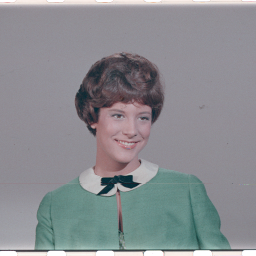
#> input picture misc/4.1.03.tiff, 256 x 256 px, found by its file name
$ python test10.py
#> lines starting #> are read from the running program, lines starting #| are printed output that depends on the picture
import numpy as np
import matplotlib.pyplot as plt

img1 = plt.imread('C:/Users/CSELAB-2/Desktop/Python3/misc/4.1.03.tiff')
#> img1 is the input picture: shape (256, 256, 3); mean R, G, B 137.6, 140, 144

r = img1[:, :, 0]
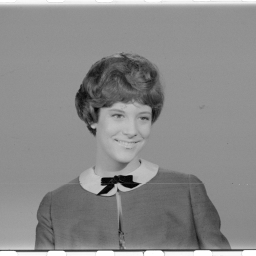
#> r: shape (256, 256); min 1, max 255, mean 137.6
g = img1[:, :, 1]
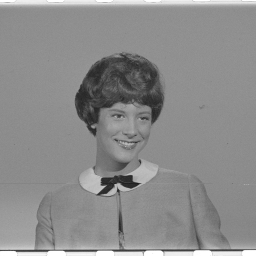
#> g: shape (256, 256); min 28, max 255, mean 140
b = img1[:, :, 2]

plt.figure(figsize=(10, 8))
plt.subplot(2, 2, 1)
plt.title('Original Image')
plt.imshow(img1)

hist_r, bins_r = np.histogram(r.ravel(), bins=256, range=(0, 256))
#> hist_r = 256 values, max 7887 at index 145, min 0 at index 0, mean 256; bins_r = 257 values from 0 to 256
plt.subplot(2, 2, 2)
plt.title('Red Histogram')
plt.bar(bins_r[:-1], hist_r, color='red', width=1)

hist_g, bins_g = np.histogram(g.ravel(), bins=256, range=(0, 256))
#> hist_g = 256 values, max 7366 at index 143, min 0 at index 0, mean 256; bins_g = 257 values from 0 to 256
plt.subplot(2, 2, 3)
plt.title('Green Histogram')
plt.bar(bins_g[:-1], hist_g, color='green', width=1)

hist_b, bins_b = np.histogram(b.ravel(), bins=256, range=(0, 256))
#> hist_b = 256 values, max 5777 at index 150, min 0 at index 0, mean 256; bins_b = 257 values from 0 to 256
plt.subplot(2, 2, 4)
plt.title('Blue Histogram')
plt.bar(bins_b[:-1], hist_b, color='blue', width=1)

plt.tight_layout()
plt.show()
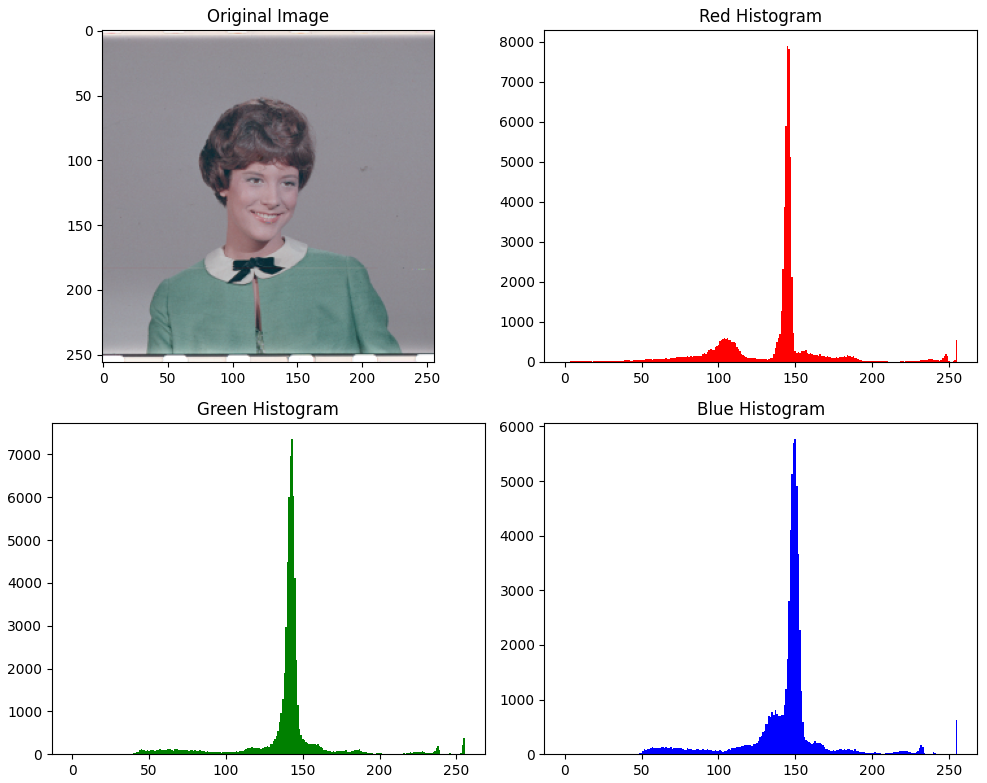
#> figure drawn by matplotlib, 4 panels; panel 2: tallest bar 7887 high, from x = 144.5 to 145.5; panel 3: tallest bar 7366 high, from x = 142.5 to 143.5; panel 4: tallest bar 5777 high, from x = 149.5 to 150.5

$ run again, with misc/4.1.04.tiff copied over misc/4.1.03.tiff
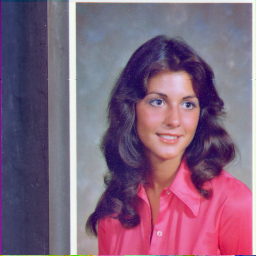
#> input picture misc/4.1.04.tiff, 256 x 256 px, found by its file name
#> img1 is the input picture: shape (256, 256, 3); mean R, G, B 129.2, 99.3, 125.2
#> `b = img1[:, :, 2]`:
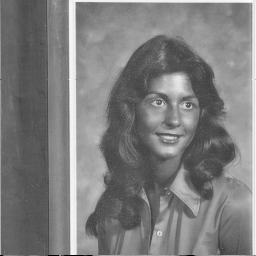
#> b: shape (256, 256); min 0, max 251, mean 125.2
#> hist_r = 256 values, max 1020 at index 62, min 0 at index 0, mean 256; bins_r = 257 values from 0 to 256
#> hist_g = 256 values, max 1202 at index 55, min 0 at index 8, mean 256; bins_g = 257 values from 0 to 256
#> hist_b = 256 values, max 1471 at index 86, min 0 at index 1, mean 256; bins_b = 257 values from 0 to 256
#> `plt.show()`:
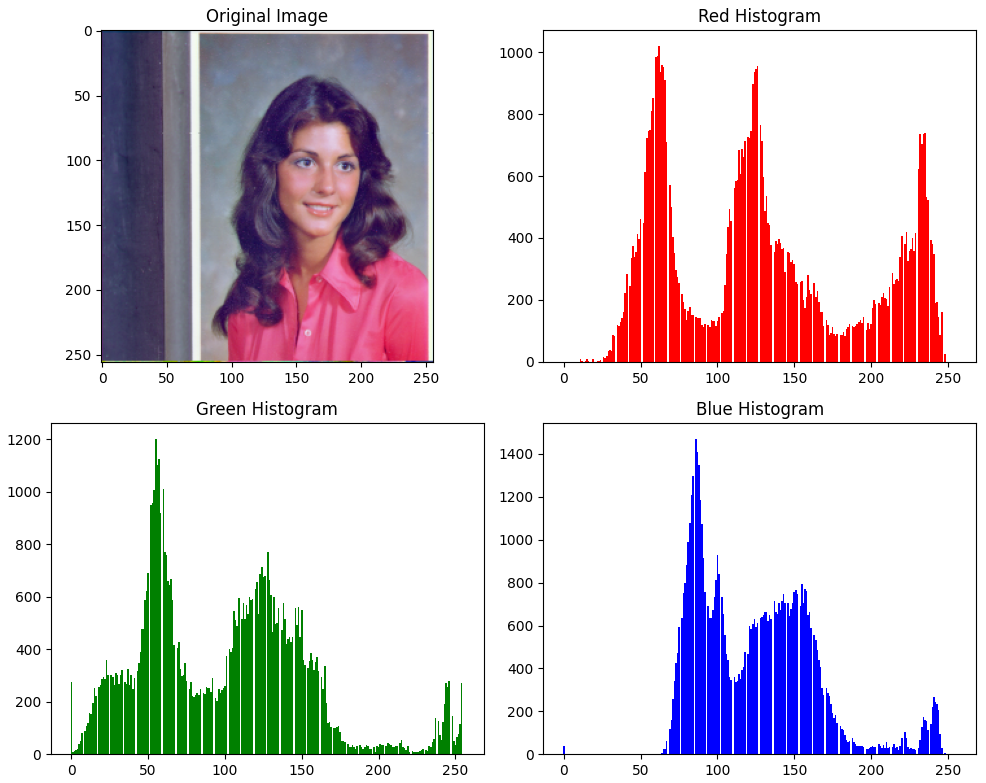
#> figure drawn by matplotlib, 4 panels; panel 2: tallest bar 1020 high, from x = 61.5 to 62.5; panel 3: tallest bar 1202 high, from x = 54.5 to 55.5; panel 4: tallest bar 1471 high, from x = 85.5 to 86.5
